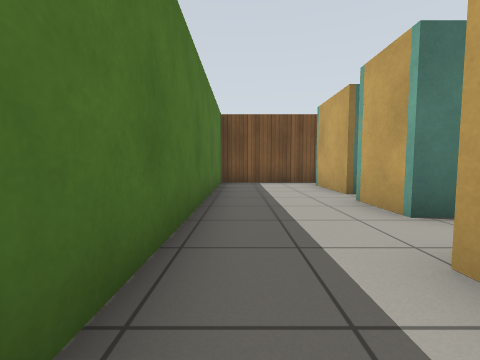
[1] (above)

24 first-person views from a walk through a world built for the Gazebo simulator. The camera is 0.72 m above the floor, tilts 4° down and sees 90° across. The floor is counted in squares, 1 m on a side. Each view is taken from the middle of a square. On the plan, view 1 faces up. The plan holds only what a view shows up to about 9 squares ahead; the rest is blank. Simple patterns stand in for the simulator's built-in surfaces.

[2]
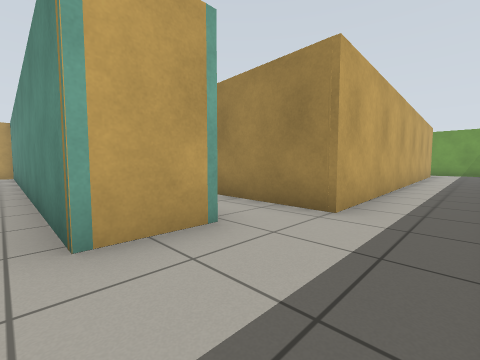

[3]
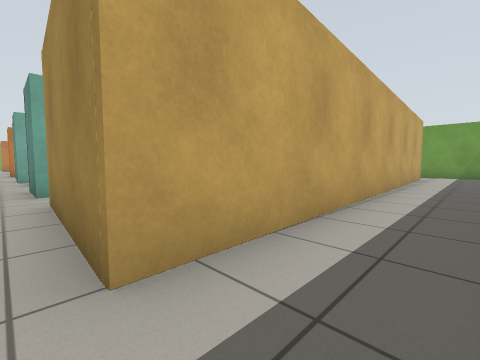

[4]
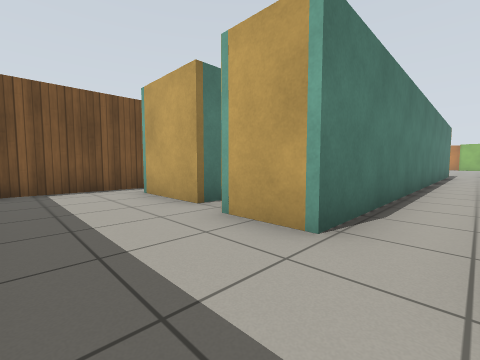

[5]
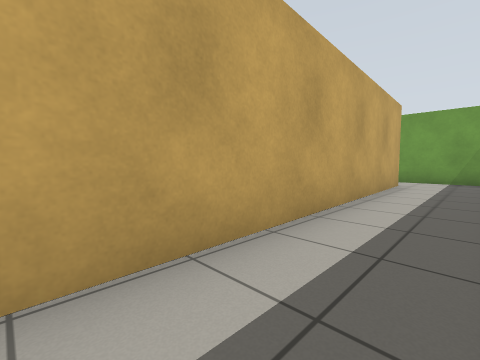

[6]
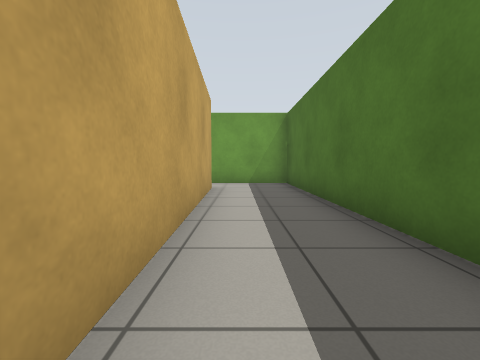

[7]
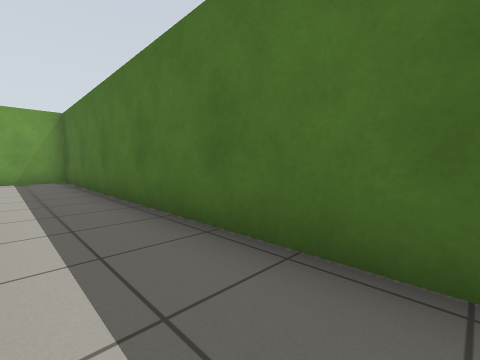

[8]
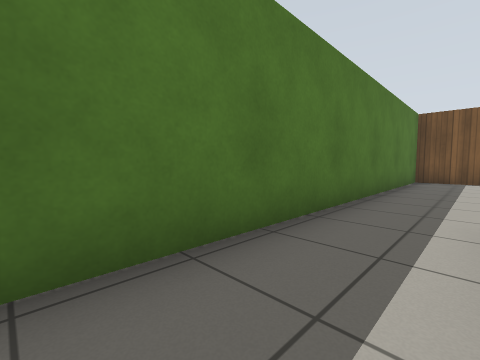

[9]
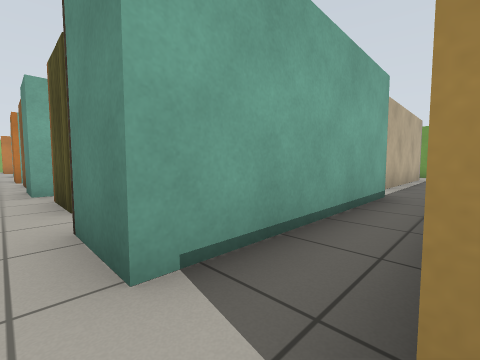

[10]
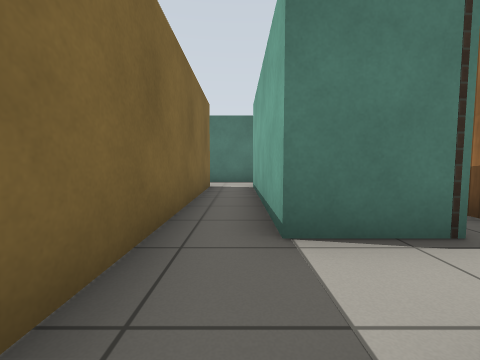

[11]
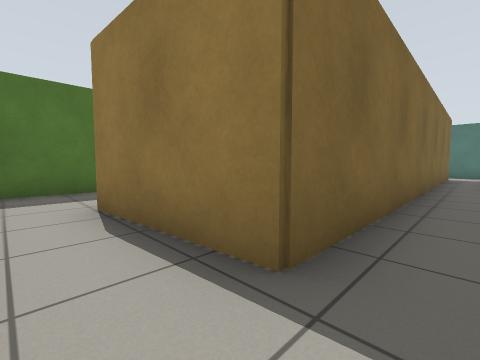

[12]
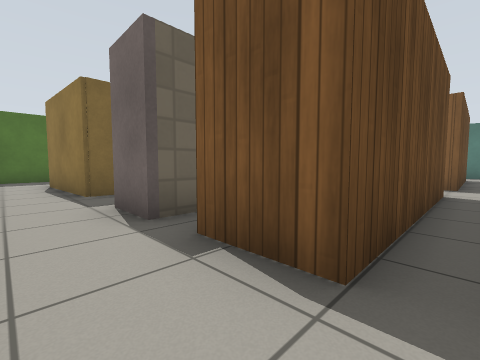

[13]
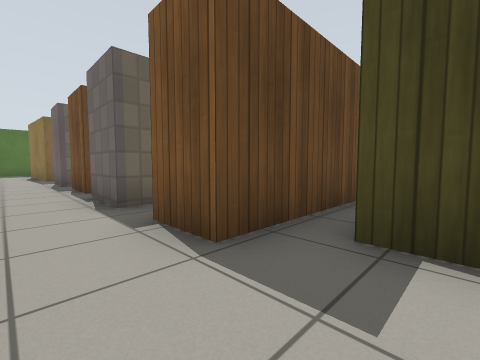

[14]
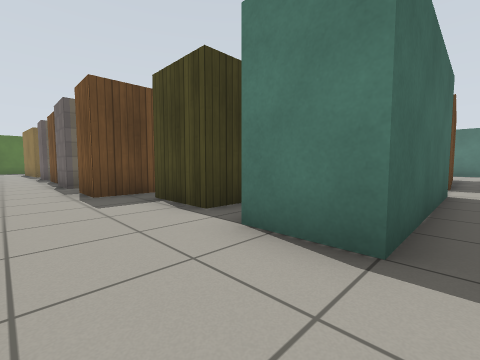

[15]
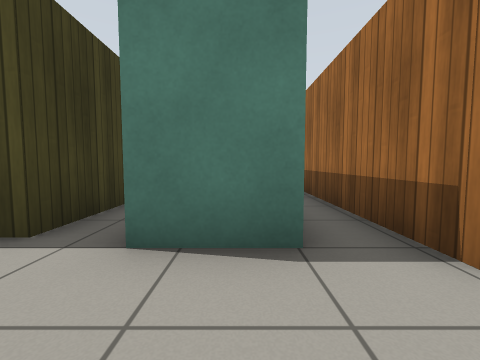

[16]
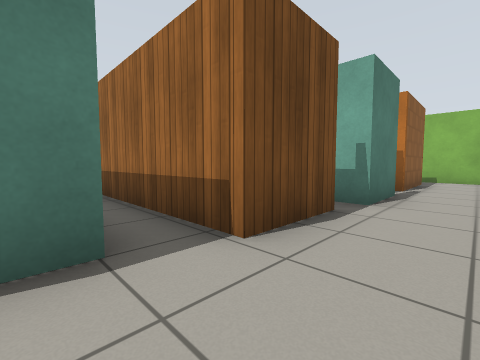

[17]
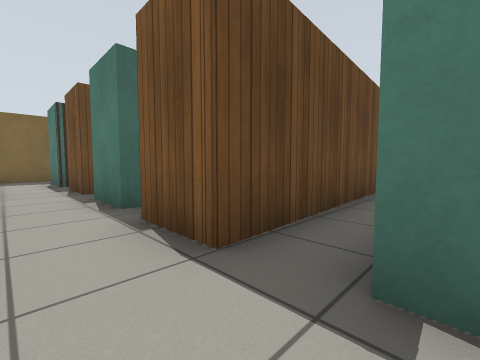

[18]
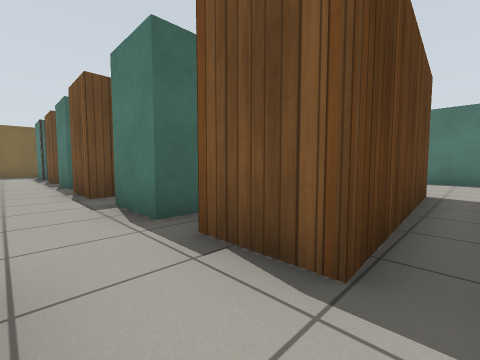

[19]
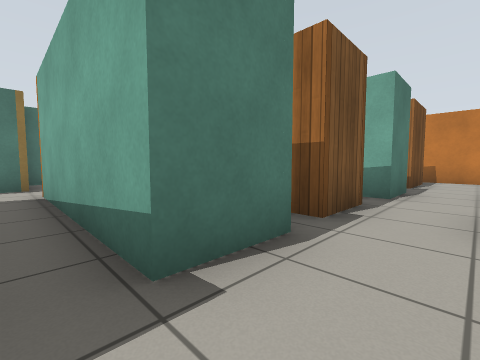

[20]
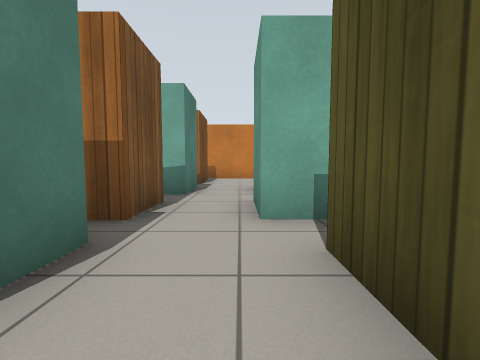

[21]
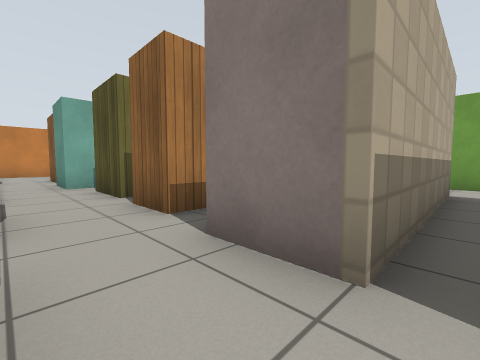

[22]
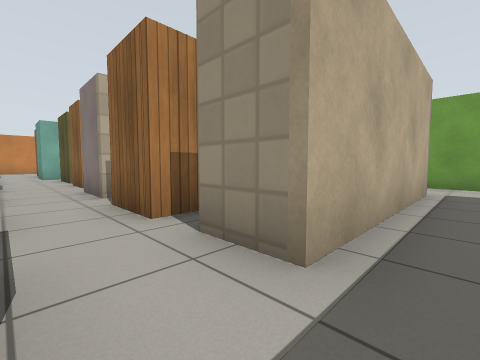

[23]
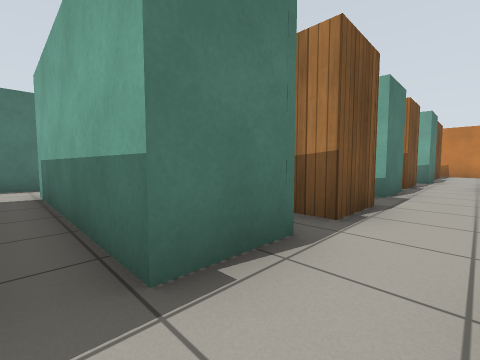

[24]
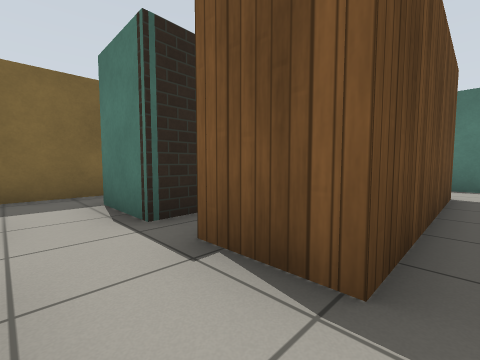

### Floor plan
Points are (right, up) in squares from view 1. A wall is a line through its corners. A room is listed if a view was taken in it or the views show most of it. See-through windows are left out.
Room 1 (views 1, 2, 3, 4, 5, 6, 7, 8)
walls: (2.3, 3.1) (2.3, 4.6) (12.3, 4.6); (3.1, 5.5) (2.5, 5.5) (2.5, 7.9); (3, 8.9) (-0.7, 8.9) (-0.7, -12.7) (2.2, -12.7); (1.8, -11) (1.4, 1.6) (2.4, 1.5)
ways out: opening at (3, 2) to room 2; opening at (2, -12) to room 3
Room 2 (view 9)
walls: (2.4, 1.5) (5.1, 1.4); (6.6, 3.1) (2.3, 3.1)
ways out: opening at (3, 2) to room 1; opening at (6, 1) to room 6; opening at (7, 2) to room 7
Room 3 (views 10, 11, 12, 13, 14, 15, 16)
walls: (12.9, -10.6) (11.6, -10.6) (11.6, -5.5); (10.9, -12.7) (11.6, -12.7); (15.3, -7.1) (15.3, -10.6) (14, -10.6); (8.1, -10.6) (6.8, -10.6) (6.8, -5.5); (18, -7.7) (18, -9.7) (16.1, -9.7); (10.5, -5.5) (10.5, -10.6) (8.9, -10.6); (5.9, -12.7) (7.1, -12.7); (21.6, -10.6) (21.6, -5.9); (20.5, -5.3) (20.5, -10) (19, -10); (5.1, -5.5) (5.1, -10.7) (1.8, -11)
ways out: opening at (2, -12) to room 1; opening at (21, -6) to room 4; opening at (11, -6) to room 5; opening at (6, -6) to room 6; opening at (22.5, -11.5)
Room 4 (views 17, 18, 19, 20)
walls: (18.3, -3.6) (16.6, -3.6) (16.6, 1.6); (18, -2.9) (18, -3.7); (19, -6.1) (19, -5.3) (20.5, -5.3); (16.1, -5.7) (18, -5.7); (21.6, -3.6) (21.6, -3.1); (14, -5.7) (15.4, -5.7); (20.2, 1.5) (20.5, -3.6) (19, -3.6) (19, -3); (15.3, 1.5) (15.3, -3.6) (14, -3.6)
ways out: opening at (21, -6) to room 3; opening at (14, -5) to room 5; opening at (16, 1); opening at (21, 1); opening at (22.5, -5)
Room 5 (views 21, 23, 24)
walls: (11.6, -5.5) (13, -5.5); (12.9, -3.2) (12.9, -3.6) (11.6, -3.6) (11.6, 1.6); (9, -5.5) (10.5, -5.5); (8.1, -3.6) (6.4, -3.6); (6.8, -5.5) (8.1, -5.5); (10.5, 1.2) (10.5, -3.6) (9, -3.6)
ways out: opening at (11, -6) to room 3; opening at (14, -5) to room 4; opening at (7, -5) to room 6; opening at (11, 1) to room 7
Room 6 (view 22)
walls: (6.4, -3.6) (6.4, 1.5); (5.1, 1.4) (5.1, -5.5)
ways out: opening at (6, 1) to room 2; opening at (6, -6) to room 3; opening at (7, -5) to room 5
Room 7 (no view inside)
walls: (9.1, 1.2) (10.5, 1.2); (6.4, 1.5) (8, 1.5); (11.8, 3.1) (6.6, 3.1)
ways out: opening at (7, 2) to room 2; opening at (11, 1) to room 5; opening at (12, 2)

Positions as (right, up) in squares from view 1, and headings:
1: (0, 0), facing up
2: (0, 5), facing down-right
3: (0, 2), facing down-right
4: (0, 2), facing up-right
5: (0, -2), facing down-right
6: (1, -4), facing down
7: (1, -2), facing down-left
8: (1, -2), facing up-left
9: (5, 2), facing down-right
10: (6, -6), facing up
11: (6, -12), facing up-left
12: (11, -12), facing up-left
13: (17, -12), facing up-left
14: (21, -12), facing up-left
15: (20, -12), facing up
16: (20, -12), facing up-right
17: (17, -5), facing up-left
18: (21, -5), facing up-left
19: (16, -5), facing up-right
20: (16, -5), facing right
21: (11, -4), facing down-right
22: (6, -4), facing down-right
23: (11, -5), facing up-right
24: (11, -5), facing up-left
